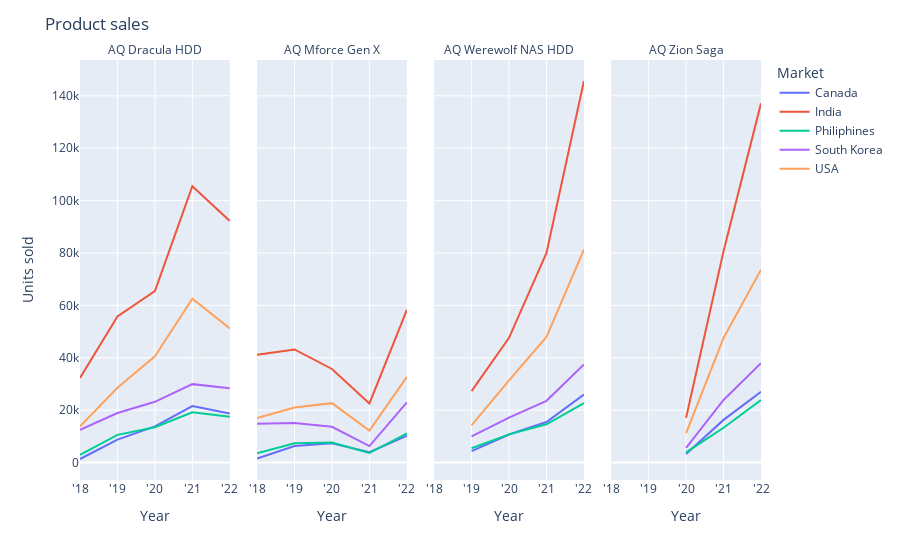

The notebook cell saved with this chart:
### Code cell
# Plot the sales line chart
fig = px.line(top_market_totals,
            x='fiscal_year',
            y='sales',
            line_group='market',
            facet_col='display_name',
            color='market',
            facet_col_spacing=0.04
            )

# Set the title and shorten the tick labels
fig.update_xaxes(title='Year',
                 tickvals=[2018, 2019, 2020, 2021, 2022],
                 ticktext=["'18", "'19", "'20", "'21", "'22"])

# Remove the 'market=' part of the carets labels
fig.for_each_annotation(lambda a: a.update(text = a.text.split('=')[1]))


# Set y-axis title only for the outer facet (anchor == 'x')
# If we simply do:
#                   fig.update_yaxes(title='Units sold')
# Then the title will show up twice.
fig.for_each_yaxis(lambda y: y.update(title='Units sold') if y.anchor == 'x' else y.update(title=''))

fig.update_layout(
    title='Product sales',
    legend_title_text='Market'
)

fig.show()

### Figure 1 — Plotly figure (JSON) as saved in the notebook; plotly's stock layout.template omitted (floating-point values rounded to 4 significant figures)
{"data": [{"hovertemplate": "market=Canada<br>display_name=AQ Dracula HDD<br>fiscal_year=%{x}<br>sales=%{y}<extra></extra>", "legendgroup": "Canada", "line": {"color": "#636efa", "dash": "solid"}, "marker": {"symbol": "circle"}, "mode": "lines", "name": "Canada", "orientation": "v", "showlegend": true, "type": "scatter", "x": [2018, 2019, 2020, 2021, 2022], "xaxis": "x", "y": [1381, 8788, 13812, 21592, 18751], "yaxis": "y"}, {"hovertemplate": "market=Canada<br>display_name=AQ Mforce Gen X<br>fiscal_year=%{x}<br>sales=%{y}<extra></extra>", "legendgroup": "Canada", "line": {"color": "#636efa", "dash": "solid"}, "marker": {"symbol": "circle"}, "mode": "lines", "name": "Canada", "orientation": "v", "showlegend": false, "type": "scatter", "x": [2018, 2019, 2020, 2021, 2022], "xaxis": "x2", "y": [1594, 6313, 7351, 3963, 10305], "yaxis": "y2"}, {"hovertemplate": "market=Canada<br>display_name=AQ Werewolf NAS HDD<br>fiscal_year=%{x}<br>sales=%{y}<extra></extra>", "legendgroup": "Canada", "line": {"color": "#636efa", "dash": "solid"}, "marker": {"symbol": "circle"}, "mode": "lines", "name": "Canada", "orientation": "v", "showlegend": false, "type": "scatter", "x": [2019, 2020, 2021, 2022], "xaxis": "x3", "y": [4402, 10718, 15487, 25928], "yaxis": "y3"}, {"hovertemplate": "market=Canada<br>display_name=AQ Zion Saga<br>fiscal_year=%{x}<br>sales=%{y}<extra></extra>", "legendgroup": "Canada", "line": {"color": "#636efa", "dash": "solid"}, "marker": {"symbol": "circle"}, "mode": "lines", "name": "Canada", "orientation": "v", "showlegend": false, "type": "scatter", "x": [2020, 2021, 2022], "xaxis": "x4", "y": [3330, 16307, 27046], "yaxis": "y4"}, {"hovertemplate": "market=India<br>display_name=AQ Dracula HDD<br>fiscal_year=%{x}<br>sales=%{y}<extra></extra>", "legendgroup": "India", "line": {"color": "#EF553B", "dash": "solid"}, "marker": {"symbol": "circle"}, "mode": "lines", "name": "India", "orientation": "v", "showlegend": true, "type": "scatter", "x": [2018, 2019, 2020, 2021, 2022], "xaxis": "x", "y": [32297, 55794, 65461, 105492, 92227], "yaxis": "y"}, {"hovertemplate": "market=India<br>display_name=AQ Mforce Gen X<br>fiscal_year=%{x}<br>sales=%{y}<extra></extra>", "legendgroup": "India", "line": {"color": "#EF553B", "dash": "solid"}, "marker": {"symbol": "circle"}, "mode": "lines", "name": "India", "orientation": "v", "showlegend": false, "type": "scatter", "x": [2018, 2019, 2020, 2021, 2022], "xaxis": "x2", "y": [41166, 43195, 35742, 22579, 58272], "yaxis": "y2"}, {"hovertemplate": "market=India<br>display_name=AQ Werewolf NAS HDD<br>fiscal_year=%{x}<br>sales=%{y}<extra></extra>", "legendgroup": "India", "line": {"color": "#EF553B", "dash": "solid"}, "marker": {"symbol": "circle"}, "mode": "lines", "name": "India", "orientation": "v", "showlegend": false, "type": "scatter", "x": [2019, 2020, 2021, 2022], "xaxis": "x3", "y": [27298, 47626, 80002, 145650], "yaxis": "y3"}, {"hovertemplate": "market=India<br>display_name=AQ Zion Saga<br>fiscal_year=%{x}<br>sales=%{y}<extra></extra>", "legendgroup": "India", "line": {"color": "#EF553B", "dash": "solid"}, "marker": {"symbol": "circle"}, "mode": "lines", "name": "India", "orientation": "v", "showlegend": false, "type": "scatter", "x": [2020, 2021, 2022], "xaxis": "x4", "y": [17091, 80703, 137115], "yaxis": "y4"}, {"hovertemplate": "market=Philiphines<br>display_name=AQ Dracula HDD<br>fiscal_year=%{x}<br>sales=%{y}<extra></extra>", "legendgroup": "Philiphines", "line": {"color": "#00cc96", "dash": "solid"}, "marker": {"symbol": "circle"}, "mode": "lines", "name": "Philiphines", "orientation": "v", "showlegend": true, "type": "scatter", "x": [2018, 2019, 2020, 2021, 2022], "xaxis": "x", "y": [2995, 10590, 13499, 19218, 17513], "yaxis": "y"}, {"hovertemplate": "market=Philiphines<br>display_name=AQ Mforce Gen X<br>fiscal_year=%{x}<br>sales=%{y}<extra></extra>", "legendgroup": "Philiphines", "line": {"color": "#00cc96", "dash": "solid"}, "marker": {"symbol": "circle"}, "mode": "lines", "name": "Philiphines", "orientation": "v", "showlegend": false, "type": "scatter", "x": [2018, 2019, 2020, 2021, 2022], "xaxis": "x2", "y": [3570, 7410, 7673, 3651, 11135], "yaxis": "y2"}, {"hovertemplate": "market=Philiphines<br>display_name=AQ Werewolf NAS HDD<br>fiscal_year=%{x}<br>sales=%{y}<extra></extra>", "legendgroup": "Philiphines", "line": {"color": "#00cc96", "dash": "solid"}, "marker": {"symbol": "circle"}, "mode": "lines", "name": "Philiphines", "orientation": "v", "showlegend": false, "type": "scatter", "x": [2019, 2020, 2021, 2022], "xaxis": "x3", "y": [5491, 10784, 14620, 22663], "yaxis": "y3"}, {"hovertemplate": "market=Philiphines<br>display_name=AQ Zion Saga<br>fiscal_year=%{x}<br>sales=%{y}<extra></extra>", "legendgroup": "Philiphines", "line": {"color": "#00cc96", "dash": "solid"}, "marker": {"symbol": "circle"}, "mode": "lines", "name": "Philiphines", "orientation": "v", "showlegend": false, "type": "scatter", "x": [2020, 2021, 2022], "xaxis": "x4", "y": [3891, 13303, 23878], "yaxis": "y4"}, {"hovertemplate": "market=South Korea<br>display_name=AQ Dracula HDD<br>fiscal_year=%{x}<br>sales=%{y}<extra></extra>", "legendgroup": "South Korea", "line": {"color": "#ab63fa", "dash": "solid"}, "marker": {"symbol": "circle"}, "mode": "lines", "name": "South Korea", "orientation": "v", "showlegend": true, "type": "scatter", "x": [2018, 2019, 2020, 2021, 2022], "xaxis": "x", "y": [12501, 18950, 23220, 29951, 28422], "yaxis": "y"}, {"hovertemplate": "market=South Korea<br>display_name=AQ Mforce Gen X<br>fiscal_year=%{x}<br>sales=%{y}<extra></extra>", "legendgroup": "South Korea", "line": {"color": "#ab63fa", "dash": "solid"}, "marker": {"symbol": "circle"}, "mode": "lines", "name": "South Korea", "orientation": "v", "showlegend": false, "type": "scatter", "x": [2018, 2019, 2020, 2021, 2022], "xaxis": "x2", "y": [14877, 15121, 13654, 6331, 22963], "yaxis": "y2"}, {"hovertemplate": "market=South Korea<br>display_name=AQ Werewolf NAS HDD<br>fiscal_year=%{x}<br>sales=%{y}<extra></extra>", "legendgroup": "South Korea", "line": {"color": "#ab63fa", "dash": "solid"}, "marker": {"symbol": "circle"}, "mode": "lines", "name": "South Korea", "orientation": "v", "showlegend": false, "type": "scatter", "x": [2019, 2020, 2021, 2022], "xaxis": "x3", "y": [10010, 17183, 23584, 37474], "yaxis": "y3"}, {"hovertemplate": "market=South Korea<br>display_name=AQ Zion Saga<br>fiscal_year=%{x}<br>sales=%{y}<extra></extra>", "legendgroup": "South Korea", "line": {"color": "#ab63fa", "dash": "solid"}, "marker": {"symbol": "circle"}, "mode": "lines", "name": "South Korea", "orientation": "v", "showlegend": false, "type": "scatter", "x": [2020, 2021, 2022], "xaxis": "x4", "y": [5661, 23917, 37948], "yaxis": "y4"}, {"hovertemplate": "market=USA<br>display_name=AQ Dracula HDD<br>fiscal_year=%{x}<br>sales=%{y}<extra></extra>", "legendgroup": "USA", "line": {"color": "#FFA15A", "dash": "solid"}, "marker": {"symbol": "circle"}, "mode": "lines", "name": "USA", "orientation": "v", "showlegend": true, "type": "scatter", "x": [2018, 2019, 2020, 2021, 2022], "xaxis": "x", "y": [13836, 28592, 40571, 62549, 51220], "yaxis": "y"}, {"hovertemplate": "market=USA<br>display_name=AQ Mforce Gen X<br>fiscal_year=%{x}<br>sales=%{y}<extra></extra>", "legendgroup": "USA", "line": {"color": "#FFA15A", "dash": "solid"}, "marker": {"symbol": "circle"}, "mode": "lines", "name": "USA", "orientation": "v", "showlegend": false, "type": "scatter", "x": [2018, 2019, 2020, 2021, 2022], "xaxis": "x2", "y": [17006, 21020, 22696, 12211, 32714], "yaxis": "y2"}, {"hovertemplate": "market=USA<br>display_name=AQ Werewolf NAS HDD<br>fiscal_year=%{x}<br>sales=%{y}<extra></extra>", "legendgroup": "USA", "line": {"color": "#FFA15A", "dash": "solid"}, "marker": {"symbol": "circle"}, "mode": "lines", "name": "USA", "orientation": "v", "showlegend": false, "type": "scatter", "x": [2019, 2020, 2021, 2022], "xaxis": "x3", "y": [14251, 31398, 47940, 81315], "yaxis": "y3"}, {"hovertemplate": "market=USA<br>display_name=AQ Zion Saga<br>fiscal_year=%{x}<br>sales=%{y}<extra></extra>", "legendgroup": "USA", "line": {"color": "#FFA15A", "dash": "solid"}, "marker": {"symbol": "circle"}, "mode": "lines", "name": "USA", "orientation": "v", "showlegend": false, "type": "scatter", "x": [2020, 2021, 2022], "xaxis": "x4", "y": [11281, 47593, 73632], "yaxis": "y4"}], "layout": {"annotations": [{"font": {}, "showarrow": false, "text": "AQ Dracula HDD", "x": 0.11, "xanchor": "center", "xref": "paper", "y": 1, "yanchor": "bottom", "yref": "paper"}, {"font": {}, "showarrow": false, "text": "AQ Mforce Gen X", "x": 0.37, "xanchor": "center", "xref": "paper", "y": 1, "yanchor": "bottom", "yref": "paper"}, {"font": {}, "showarrow": false, "text": "AQ Werewolf NAS HDD", "x": 0.63, "xanchor": "center", "xref": "paper", "y": 1, "yanchor": "bottom", "yref": "paper"}, {"font": {}, "showarrow": false, "text": "AQ Zion Saga", "x": 0.89, "xanchor": "center", "xref": "paper", "y": 1, "yanchor": "bottom", "yref": "paper"}], "legend": {"title": {"text": "Market"}, "tracegroupgap": 0}, "margin": {"t": 60}, "title": {"text": "Product sales"}, "xaxis": {"anchor": "y", "domain": [0, 0.22], "ticktext": ["'18", "'19", "'20", "'21", "'22"], "tickvals": [2018, 2019, 2020, 2021, 2022], "title": {"text": "Year"}}, "xaxis2": {"anchor": "y2", "domain": [0.26, 0.48], "matches": "x", "ticktext": ["'18", "'19", "'20", "'21", "'22"], "tickvals": [2018, 2019, 2020, 2021, 2022], "title": {"text": "Year"}}, "xaxis3": {"anchor": "y3", "domain": [0.52, 0.74], "matches": "x", "ticktext": ["'18", "'19", "'20", "'21", "'22"], "tickvals": [2018, 2019, 2020, 2021, 2022], "title": {"text": "Year"}}, "xaxis4": {"anchor": "y4", "domain": [0.78, 1], "matches": "x", "ticktext": ["'18", "'19", "'20", "'21", "'22"], "tickvals": [2018, 2019, 2020, 2021, 2022], "title": {"text": "Year"}}, "yaxis": {"anchor": "x", "domain": [0, 1], "title": {"text": "Units sold"}}, "yaxis2": {"anchor": "x2", "domain": [0, 1], "matches": "y", "showticklabels": false, "title": {"text": ""}}, "yaxis3": {"anchor": "x3", "domain": [0, 1], "matches": "y", "showticklabels": false, "title": {"text": ""}}, "yaxis4": {"anchor": "x4", "domain": [0, 1], "matches": "y", "showticklabels": false, "title": {"text": ""}}}}
